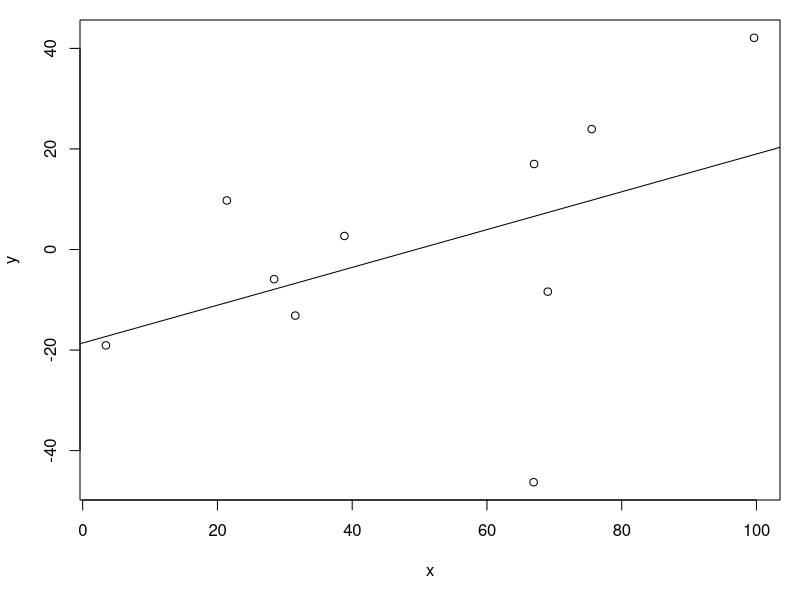

Generate this figure with R:
## ---- chunk 1
x<-runif(10,-50,50)
y<-runif(10,0,100)
par(mar = c(5, 4, 1, 1))
plot(x~y,xlab="x",ylab="y")
abline(lm(x~y))
